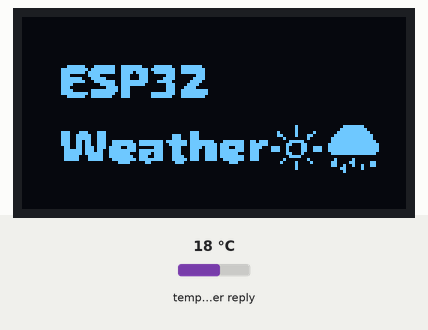
Bench run of a sketch on a simulated ESP32. Parts: 128×64 one-colour display. The inputs (shaded band) are chosen by the test bench; at power-on: temperature in the weather reply 18 °C. WiFi joins after 1.5 s; servers stay silent unless stated; web services answer with replies made up by the test bench; what the sketch prints to the serial monitor is not drawn.

Above: at 0.3 s.
At 3.9 s:
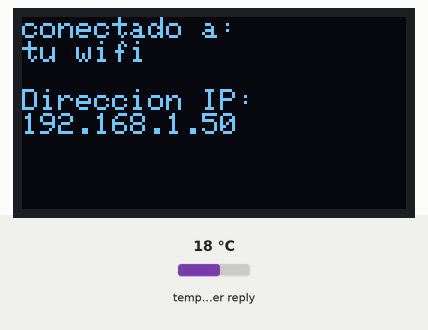
At 5.2 s:
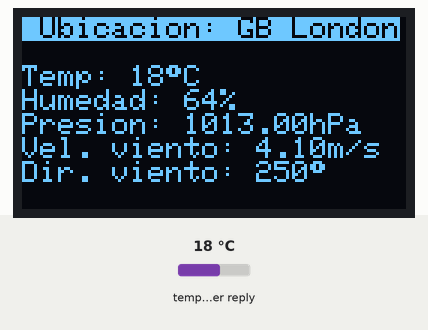

The sketch:

esp-weather.ino
```cpp
#include <WiFi.h>
#include <WiFiMulti.h>
#include <ArduinoJson.h>
#include <Wire.h>
#include <Adafruit_GFX.h>
#include <Adafruit_SSD1306.h>

// logo en bitmap
const unsigned char epd_bitmap_20231101_191851 [] PROGMEM = {
	0x00, 0x00, 0x00, 0x00, 0x00, 0x00, 0x00, 0x00, 0x00, 0x00, 0x00, 0x00, 0x00, 0x00, 0x00, 0x00,
	0x00, 0x00, 0x00, 0x00, 0x00, 0x00, 0x00, 0x00, 0x00, 0x00, 0x00, 0x00, 0x00, 0x00, 0x00, 0x00,
	0x00, 0x00, 0x00, 0x00, 0x00, 0x00, 0x00, 0x00, 0x00, 0x00, 0x00, 0x00, 0x00, 0x00, 0x00, 0x00,
	0x00, 0x00, 0x00, 0x00, 0x00, 0x00, 0x00, 0x00, 0x00, 0x00, 0x00, 0x00, 0x00, 0x00, 0x00, 0x00,
	0x00, 0x00, 0x00, 0x00, 0x00, 0x00, 0x00, 0x00, 0x00, 0x00, 0x00, 0x00, 0x00, 0x00, 0x00, 0x00,
	0x00, 0x00, 0x00, 0x00, 0x00, 0x00, 0x00, 0x00, 0x00, 0x00, 0x00, 0x00, 0x00, 0x00, 0x00, 0x00,
	0x00, 0x00, 0x00, 0x00, 0x00, 0x00, 0x00, 0x00, 0x00, 0x00, 0x00, 0x00, 0x00, 0x00, 0x00, 0x00,
	0x00, 0x00, 0x00, 0x00, 0x00, 0x00, 0x00, 0x00, 0x00, 0x00, 0x00, 0x00, 0x00, 0x00, 0x00, 0x00,
	0x00, 0x00, 0x00, 0x00, 0x00, 0x00, 0x00, 0x00, 0x00, 0x00, 0x00, 0x00, 0x00, 0x00, 0x00, 0x00,
	0x00, 0x00, 0x00, 0x00, 0x00, 0x00, 0x00, 0x00, 0x00, 0x00, 0x00, 0x00, 0x00, 0x00, 0x00, 0x00,
	0x00, 0x00, 0x00, 0x00, 0x00, 0x00, 0x00, 0x00, 0x00, 0x00, 0x00, 0x00, 0x00, 0x00, 0x00, 0x00,
	0x00, 0x00, 0x00, 0x00, 0x00, 0x00, 0x00, 0x00, 0x00, 0x00, 0x00, 0x00, 0x00, 0x00, 0x00, 0x00,
	0x00, 0x00, 0x00, 0x00, 0x00, 0x00, 0x00, 0x00, 0x00, 0x00, 0x00, 0x00, 0x00, 0x00, 0x00, 0x00,
	0x00, 0x00, 0x00, 0x00, 0x00, 0x00, 0x00, 0x00, 0x00, 0x00, 0x00, 0x00, 0x00, 0x00, 0x00, 0x00,
	0x00, 0x00, 0x00, 0x00, 0x00, 0x00, 0x00, 0x00, 0x00, 0x00, 0x00, 0x00, 0x00, 0x00, 0x00, 0x00,
	0x00, 0x00, 0x00, 0x00, 0x00, 0x00, 0x00, 0x00, 0x00, 0x00, 0x00, 0x00, 0x00, 0x00, 0x00, 0x00,
	0x00, 0x01, 0xf8, 0xfe, 0x7f, 0x0f, 0xc7, 0xf0, 0x00, 0x00, 0x00, 0x00, 0x00, 0x00, 0x00, 0x00,
	0x00, 0x07, 0xfd, 0xfe, 0x7f, 0xdf, 0xe7, 0xf8, 0x00, 0x00, 0x00, 0x00, 0x00, 0x00, 0x00, 0x00,
	0x00, 0x07, 0xfb, 0xfe, 0x7b, 0xcf, 0xe7, 0xf8, 0x00, 0x00, 0x00, 0x00, 0x00, 0x00, 0x00, 0x00,
	0x00, 0x07, 0x03, 0xc0, 0x71, 0xc0, 0xe0, 0x38, 0x00, 0x00, 0x00, 0x00, 0x00, 0x00, 0x00, 0x00,
	0x00, 0x07, 0xf1, 0xf0, 0x71, 0xc1, 0xe0, 0x78, 0x00, 0x00, 0x00, 0x00, 0x00, 0x00, 0x00, 0x00,
	0x00, 0x07, 0xf8, 0xfe, 0x7f, 0xc7, 0xc0, 0xf0, 0x00, 0x00, 0x00, 0x00, 0x00, 0x00, 0x00, 0x00,
	0x00, 0x07, 0x80, 0x3e, 0x7f, 0x80, 0xe1, 0xe0, 0x00, 0x00, 0x00, 0x00, 0x00, 0x00, 0x00, 0x00,
	0x00, 0x07, 0x00, 0x0f, 0x70, 0x00, 0xe3, 0xc0, 0x00, 0x00, 0x00, 0x00, 0x00, 0x00, 0x00, 0x00,
	0x00, 0x07, 0x81, 0xff, 0x70, 0x00, 0xe7, 0xfc, 0x00, 0x00, 0x00, 0x00, 0x00, 0x00, 0x00, 0x00,
	0x00, 0x07, 0xfd, 0xfe, 0x70, 0x1f, 0xe7, 0xfc, 0x00, 0x00, 0x00, 0x00, 0x00, 0x00, 0x00, 0x00,
	0x00, 0x01, 0xf9, 0xfc, 0x70, 0x1f, 0xc7, 0xf8, 0x00, 0x00, 0x00, 0x00, 0x00, 0x00, 0x00, 0x00,
	0x00, 0x00, 0x00, 0x00, 0x00, 0x00, 0x00, 0x00, 0x00, 0x00, 0x00, 0x00, 0x00, 0x00, 0x00, 0x00,
	0x00, 0x00, 0x00, 0x00, 0x00, 0x00, 0x00, 0x00, 0x00, 0x00, 0x00, 0x00, 0x00, 0x00, 0x00, 0x00,
	0x00, 0x00, 0x00, 0x00, 0x00, 0x00, 0x00, 0x00, 0x00, 0x00, 0x00, 0x00, 0x00, 0x00, 0x00, 0x00,
	0x00, 0x00, 0x00, 0x00, 0x00, 0x00, 0x00, 0x00, 0x00, 0x00, 0x00, 0x00, 0x00, 0x00, 0x00, 0x00,
	0x00, 0x00, 0x00, 0x00, 0x00, 0x00, 0x00, 0x00, 0x00, 0x00, 0x00, 0x00, 0x00, 0x00, 0x00, 0x00,
	0x00, 0x00, 0x00, 0x00, 0x00, 0x00, 0x00, 0x00, 0x00, 0x00, 0x00, 0x00, 0x00, 0x00, 0x00, 0x00,
	0x00, 0x00, 0x00, 0x00, 0x00, 0x00, 0x00, 0x00, 0x00, 0x00, 0x00, 0x00, 0x00, 0x00, 0x00, 0x00,
	0x00, 0x00, 0x00, 0x00, 0x00, 0x00, 0x00, 0x00, 0x00, 0x00, 0x00, 0x00, 0x00, 0x00, 0x00, 0x00,
	0x00, 0x00, 0x00, 0x00, 0x00, 0x00, 0x00, 0x00, 0x00, 0x00, 0x00, 0x00, 0x00, 0x00, 0x00, 0x00,
	0x00, 0x00, 0x00, 0x00, 0x00, 0x00, 0x00, 0x00, 0x00, 0x00, 0x00, 0x10, 0x00, 0x1f, 0xc0, 0x00,
	0x00, 0x00, 0x00, 0x00, 0x00, 0x00, 0x00, 0x00, 0x00, 0x00, 0x00, 0x10, 0x00, 0x3f, 0xe0, 0x00,
	0x00, 0x07, 0x1c, 0x70, 0x00, 0x00, 0x00, 0xe0, 0x00, 0x00, 0x04, 0x10, 0x40, 0x7f, 0xf0, 0x00,
	0x00, 0x07, 0x3e, 0x70, 0x00, 0x00, 0x38, 0xe0, 0x00, 0x00, 0x06, 0x11, 0x80, 0xff, 0xf8, 0x00,
	0x00, 0x07, 0x3e, 0x70, 0x00, 0x00, 0x38, 0xe0, 0x00, 0x00, 0x01, 0x01, 0x01, 0xff, 0xf8, 0x00,
	0x00, 0x07, 0x36, 0x73, 0xf9, 0xfe, 0xfe, 0xff, 0x1f, 0xcd, 0xc0, 0x7c, 0x01, 0xff, 0xfc, 0x00,
	0x00, 0x07, 0x36, 0x73, 0xfd, 0xfe, 0x7e, 0xff, 0xbf, 0xcf, 0xc0, 0xc6, 0x03, 0xff, 0xfe, 0x00,
	0x00, 0x03, 0x37, 0x77, 0x9c, 0x0e, 0x38, 0xf7, 0xb9, 0xcf, 0x1c, 0x86, 0x73, 0xff, 0xfe, 0x00,
	0x00, 0x03, 0xf7, 0x67, 0xfd, 0xfe, 0x38, 0xe7, 0xbf, 0xce, 0x1c, 0x86, 0x73, 0xff, 0xfe, 0x00,
	0x00, 0x03, 0xf7, 0xe7, 0xf1, 0xee, 0x38, 0xe7, 0xbf, 0x0e, 0x00, 0xc4, 0x01, 0xff, 0xfc, 0x00,
	0x00, 0x03, 0xe3, 0xe7, 0xf9, 0xce, 0x3c, 0xe7, 0xbf, 0xce, 0x00, 0x78, 0x00, 0x00, 0x00, 0x00,
	0x00, 0x03, 0xe3, 0xe3, 0xfd, 0xfe, 0x3e, 0xe7, 0x9f, 0xce, 0x01, 0x01, 0x00, 0x82, 0x00, 0x00,
	0x00, 0x00, 0x00, 0x00, 0xf0, 0x60, 0x1c, 0x00, 0x07, 0x00, 0x02, 0x10, 0x81, 0x86, 0x0c, 0x00,
	0x00, 0x00, 0x00, 0x00, 0x00, 0x00, 0x00, 0x00, 0x00, 0x00, 0x00, 0x10, 0x01, 0x92, 0x4c, 0x00,
	0x00, 0x00, 0x00, 0x00, 0x00, 0x00, 0x00, 0x00, 0x00, 0x00, 0x00, 0x10, 0x00, 0x30, 0x40, 0x00,
	0x00, 0x00, 0x00, 0x00, 0x00, 0x00, 0x00, 0x00, 0x00, 0x00, 0x00, 0x00, 0x00, 0x10, 0x00, 0x00,
	0x00, 0x00, 0x00, 0x00, 0x00, 0x00, 0x00, 0x00, 0x00, 0x00, 0x00, 0x00, 0x00, 0x00, 0x00, 0x00,
	0x00, 0x00, 0x00, 0x00, 0x00, 0x00, 0x00, 0x00, 0x00, 0x00, 0x00, 0x00, 0x00, 0x00, 0x00, 0x00,
	0x00, 0x00, 0x00, 0x00, 0x00, 0x00, 0x00, 0x00, 0x00, 0x00, 0x00, 0x00, 0x00, 0x00, 0x00, 0x00,
	0x00, 0x00, 0x00, 0x00, 0x00, 0x00, 0x00, 0x00, 0x00, 0x00, 0x00, 0x00, 0x00, 0x00, 0x00, 0x00,
	0x00, 0x00, 0x00, 0x00, 0x00, 0x00, 0x00, 0x00, 0x00, 0x00, 0x00, 0x00, 0x00, 0x00, 0x00, 0x00,
	0x00, 0x00, 0x00, 0x00, 0x00, 0x00, 0x00, 0x00, 0x00, 0x00, 0x00, 0x00, 0x00, 0x00, 0x00, 0x00,
	0x00, 0x00, 0x00, 0x00, 0x00, 0x00, 0x00, 0x00, 0x00, 0x00, 0x00, 0x00, 0x00, 0x00, 0x00, 0x00,
	0x00, 0x00, 0x00, 0x00, 0x00, 0x00, 0x00, 0x00, 0x00, 0x00, 0x00, 0x00, 0x00, 0x00, 0x00, 0x00,
	0x00, 0x00, 0x00, 0x00, 0x00, 0x00, 0x00, 0x00, 0x00, 0x00, 0x00, 0x00, 0x00, 0x00, 0x00, 0x00,
	0x00, 0x00, 0x00, 0x00, 0x00, 0x00, 0x00, 0x00, 0x00, 0x00, 0x00, 0x00, 0x00, 0x00, 0x00, 0x00,
	0x00, 0x00, 0x00, 0x00, 0x00, 0x00, 0x00, 0x00, 0x00, 0x00, 0x00, 0x00, 0x00, 0x00, 0x00, 0x00,
	0x00, 0x00, 0x00, 0x00, 0x00, 0x00, 0x00, 0x00, 0x00, 0x00, 0x00, 0x00, 0x00, 0x00, 0x00, 0x00
};

// Array of all bitmaps for convenience. (Total bytes used to store images in PROGMEM = 1040)
const int epd_bitmap_allArray_LEN = 1;
const unsigned char* epd_bitmap_allArray[1] = {
	epd_bitmap_20231101_191851
};
//fin del logo

WiFiMulti wifiMulti;
Adafruit_SSD1306 display(128, 64, &Wire, -1);

const char* APIKEY = "tuAPIkey";  // Clave API de OpenWeatherMap
String CityID = "tuIDdeciudad";  // ID de la ciudad que deseas consultar en OpenWeatherMap

WiFiClient client;
char servername[] = "api.openweathermap.org";
String result;

const uint32_t TiempoEsperaWifi = 5000;

void setup() {

  Serial.begin(115200);
  Serial.println("\nIniciando multi WiFi");
  display.begin(SSD1306_SWITCHCAPVCC, 0x3C);
  delay(200);
// Dibuja el logo en pantalla por 2 segundos
  display.clearDisplay();
  display.drawBitmap(0, 0, epd_bitmap_20231101_191851, 128, 64, SSD1306_WHITE);
  display.display();
  delay(2000);
  display.clearDisplay();
  display.display();

//lista de redes guardadas, cuantas mas mejor
  wifiMulti.addAP("tu wifi", "tu contraseña");
  wifiMulti.addAP("tu wifi2", "tu contraseña2");


  WiFi.mode(WIFI_STA);

  display.clearDisplay();
  display.setTextSize(1);
  display.setTextColor(SSD1306_WHITE);
  display.setCursor(0, 0);
  display.print("Conectando.");
  Serial.print("Conectando.");
  display.display();

  while (wifiMulti.run(TiempoEsperaWifi) != WL_CONNECTED) {
    delay(500);
    Serial.print(".");
    display.print(".");
    display.display();
  }
  Serial.println("Conectado");
  Serial.print("SSID:");
  Serial.print(WiFi.SSID());
  Serial.print(" ID:");
  Serial.println(WiFi.localIP());
  display.clearDisplay();
  display.setCursor(0, 0);
  display.println("conectado a: ");
  display.println(WiFi.SSID());
  display.println(" ");
  display.println("Direccion IP: ");
  display.println(WiFi.localIP());
  display.display();
  delay(1000);
  display.clearDisplay();
}


void loop() {
  if (client.connect(servername, 80)) {
    client.println("GET /data/2.5/weather?id=" + CityID + "&units=metric&APPID=" + APIKEY);
    client.println("Host: api.openweathermap.org");
    client.println("User-Agent: ArduinoWiFi/1.1");
    client.println("Connection: close");
    client.println();
  } else {
    Serial.println("Conexión fallida");
  }

  while (client.connected() && !client.available())
    delay(1);

  while (client.connected() || client.available()) {
    char c = client.read();
    result = result + c;
  }

  client.stop();
  result.replace('[', ' ');
  result.replace(']', ' ');

  char jsonArray[result.length() + 1];
  result.toCharArray(jsonArray, sizeof(jsonArray));
  jsonArray[result.length() + 1] = '\0';

  StaticJsonDocument<1024> doc;
  DeserializationError error = deserializeJson(doc, jsonArray);

  if (error) {
    Serial.print(F("deserializeJson() falló con el código "));
    Serial.println(error.c_str());
    return;
  }

  String location = doc["name"];
  String country = doc["sys"]["country"];
  int temperature = doc["main"]["temp"];
  int humidity = doc["main"]["humidity"];
  float pressure = doc["main"]["pressure"];
  int id = doc["id"];
  float Speed = doc["wind"]["speed"];
  int degree = doc["wind"]["deg"];
  float longitude = doc["coord"]["lon"];
  float latitude = doc["coord"]["lat"];

  Serial.println();
  Serial.print("País: ");
  Serial.println(country);
  Serial.print("Ubicación: ");
  Serial.println(location);
  Serial.print("ID de ubicación: ");
  Serial.println(id);
  Serial.printf("Temperatura: %d°C\r\n", temperature);
  Serial.printf("Humedad: %d %%\r\n", humidity);
  Serial.printf("Presión: %.2f hPa\r\n", pressure);
  Serial.printf("Velocidad del viento: %.1f m/s\r\n", Speed);
  Serial.printf("Dirección del viento: %d°\r\n", degree);
  Serial.printf("Longitud: %.2f\r\n", longitude);
  Serial.printf("Latitud: %.2f\r\n", latitude);

  display.clearDisplay();
  display.setCursor(0, 0);
  display.setTextColor(SSD1306_BLACK, SSD1306_WHITE);
  display.print(" Ubicacion: ");
  display.print(country);
  display.print(" ");
  display.println(location);

  display.println();
  display.setTextColor(SSD1306_WHITE, SSD1306_BLACK);
  display.print("Temp: ");
  display.print(temperature);
  display.print((char)247);
  display.println("C");
  display.print("Humedad: ");
  display.print(humidity);
  display.println("%");
  display.print("Presion: ");
  display.print(pressure);
  display.println("hPa");
  display.print("Vel. viento: ");
  display.print(Speed);
  display.println("m/s");
  display.print("Dir. viento: ");
  display.print(degree);
  display.print((char)247);

  display.display();

  delay(60000); // 10 minuto de espera antes de actualizar los datos nuevamente
}
```

Measured:
- what the display in image 0 shows lasts 2.0 s, from 0.3 s to 2.3 s
- what the display in image 1 shows lasts 1.4 s, from 3.8 s to 5.2 s
